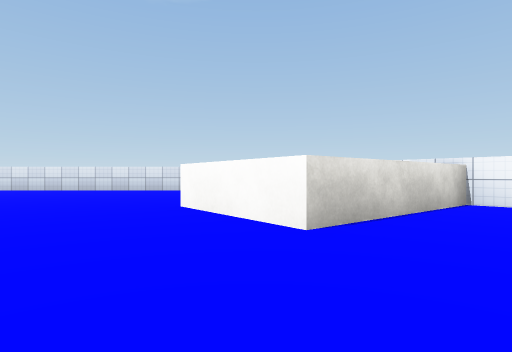
View 1 (above)

13 first-person views from a walk through a 3-D level made in the Unity game engine. The camera is 0.36 m above the floor, looks level and sees 80° across. The floor is counted in squares, 1 m on a side. Each view is taken from the middle of a square. On the plan, view 1 faces up. The plan holds only what a view shows up to about 9 squares ahead; the rest is blank. The place goes on beyond the plan. Surface patterns are stand-ins for the level's own textures.

View 2
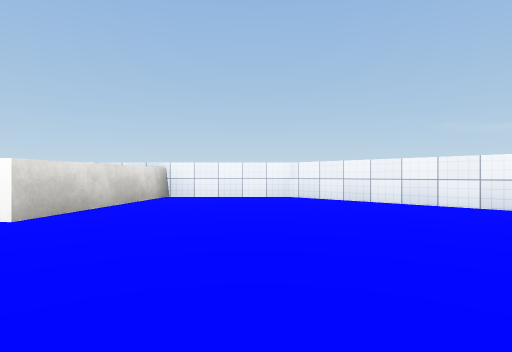

View 3
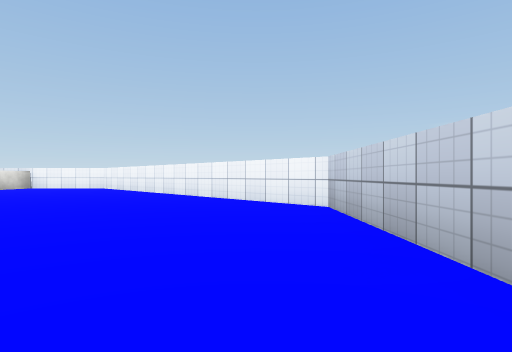

View 4
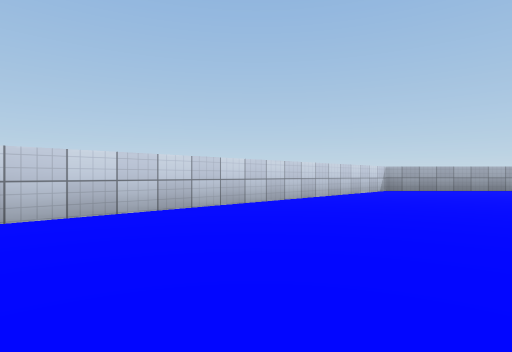

View 5
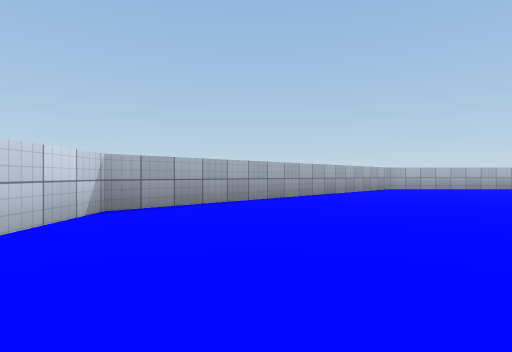

View 6
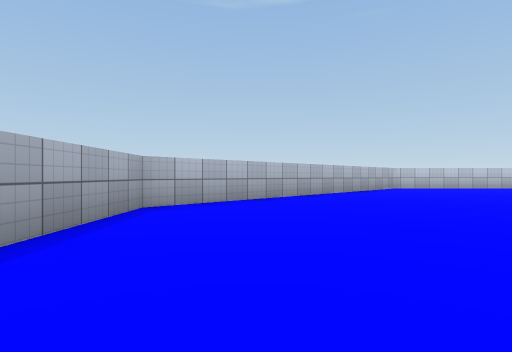

View 7
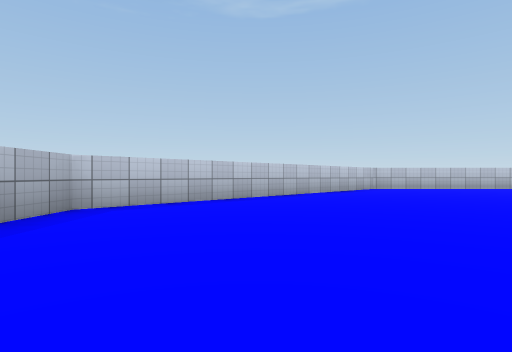

View 8
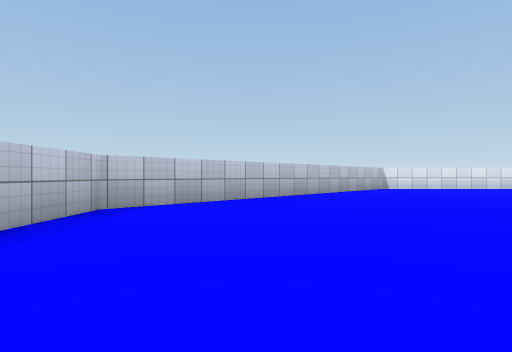

View 9
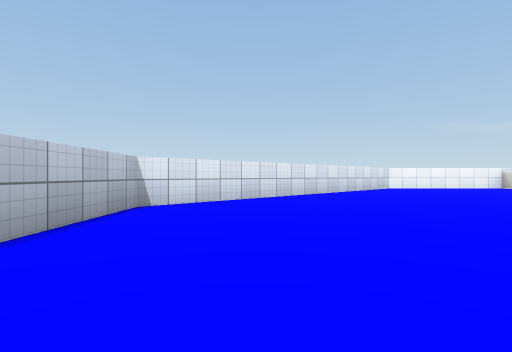

View 10
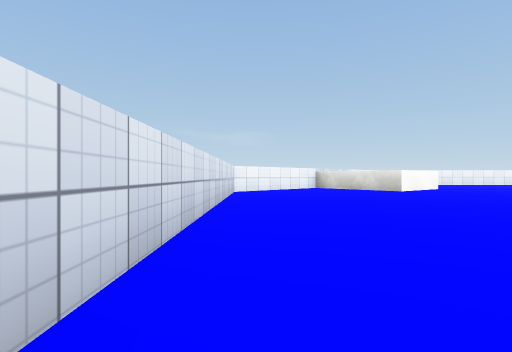

View 11
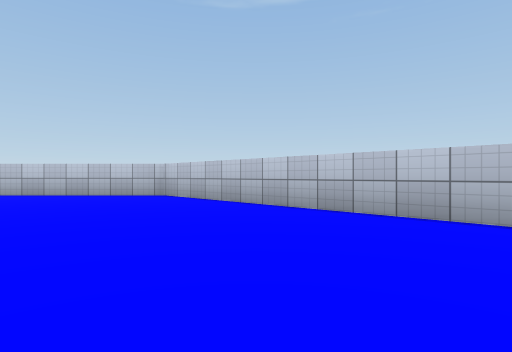

View 12
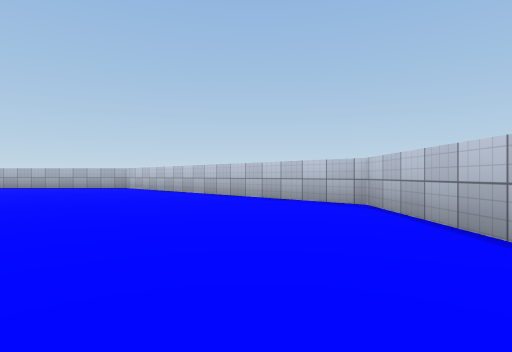

View 13
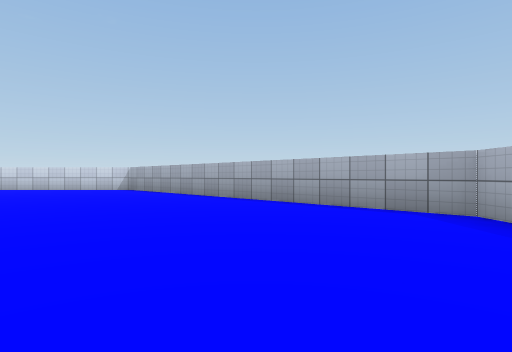

### Floor plan
Points are (right, up) in squares from view 1. A wall is a line through its corners. A room is listed if a view was taken in it or the views show most of it. See-through windows are left out.
Room 1 (views 1, 2, 3, 4, 5, 6, 7, 8, 9, 10, 11, 12, 13)
walls: (0.3, 2) (-0.9, 3.6) (1.2, 5.2) (-1.1, 7.5) (-8.5, 7.5) (-13.7, 2.3) (-13.7, -5.1) (-8.5, -10.3) (-1.1, -10.3) (4.1, -5.1) (4.1, 2.3) (2.6, 3.8) (0.3, 2)

Where each view was taken, in squares from view 1:
view 1: 0 up, 0 right, facing up
view 2: 1 down, 0 right, facing up-right
view 3: 7 down, 1 right, facing up-right
view 4: 3 down, 2 right, facing down
view 5: 7 down, 0 right, facing down-left
view 6: 9 down, 5 left, facing left
view 7: 6 down, 10 left, facing up-left
view 8: 1 down, 12 left, facing up
view 9: 4 up, 10 left, facing up-right
view 10: 7 up, 8 left, facing right
view 11: 4 up, 8 left, facing left
view 12: 4 up, 10 left, facing down-left
view 13: 7 down, 9 left, facing down-right
